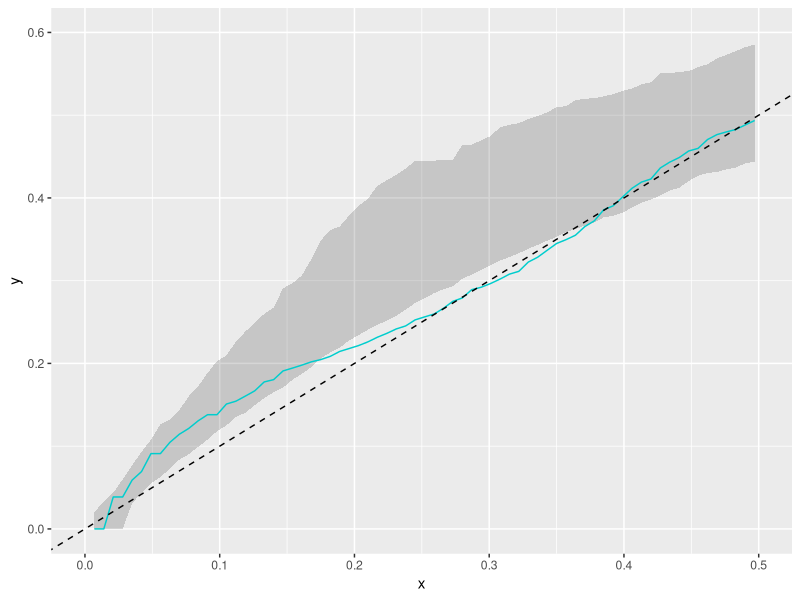
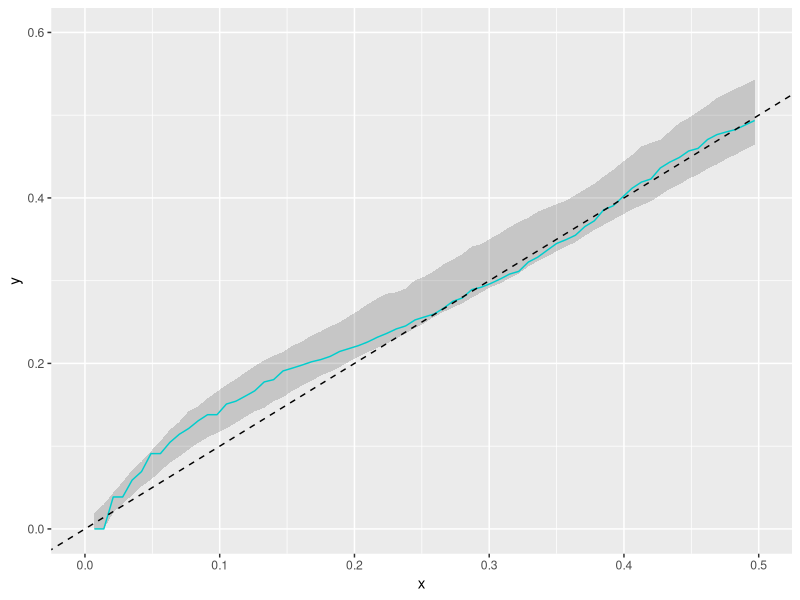
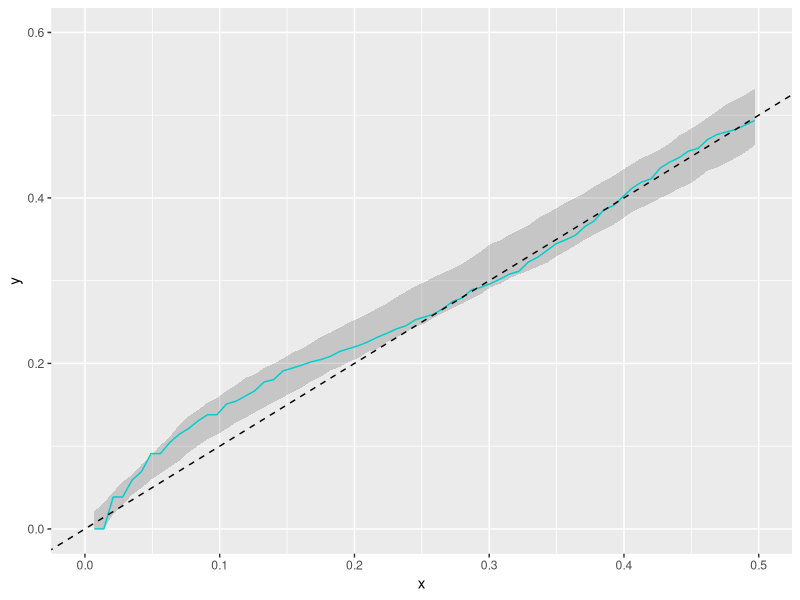
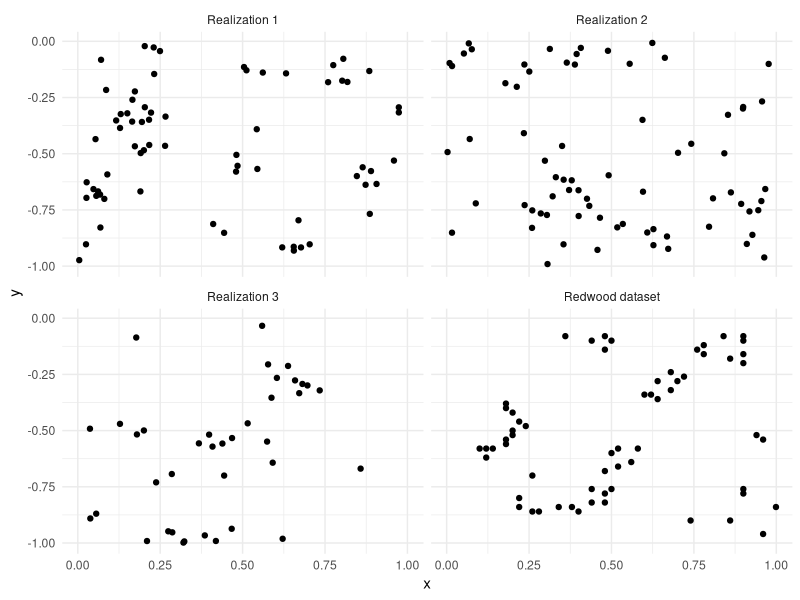

Source code (R) for these figures, in order:
# Project 2, 18.03.2022
# Problem 3 ----
library(spatial)
library(MASS)
library(tidyverse)
library(spatstat)

# Config
setwd('~/Fysmat/8 Semester V2022/RomStat/romstat/project2/')
figpath = './figures'
# getwd()

## Read,plot ----
redwood    <- ppinit("redwood.dat")
redwood.df <- data.frame(x = redwood$x, y = redwood$y)

# Plot

t1 = c(xl=1,xu=2)
redwood.plot = ggplot(redwood.df) + 
  geom_point(aes(x = x, y = y)) + 
  geom_rect(aes(xmin = 0, xmax = 1, ymin = -1, ymax = 0),
            alpha = 0, color = 1) + 
  theme_minimal()
# redwood.plot


## i) Empirical fit ----
"Make empirical fit"
sim.NS = function(lm, lc, sc, d = 0, w=c(xl=0, xu=1, yl=-1, yu=0)){
  result = matrix(NA, nrow=0, ncol=2)
  lme = lm*((w[2]-w[1]+2*d)*(w[4]-w[3]+2*d)) # intensity on extended window
  k=0
  km = rpois(1,lm)
  for (j in 1:km){
    xm = c(runif(1,w[1]-d,w[2]+d), runif(1,w[3]-d,w[4]+d)) # parent location
    # xm = c(runif(1,0-d,1+d), runif(1,-1-d,0+d)) # parent location
    kc = rpois(1,lc) # #children for this parent
    for (i in 1:kc) {
      xc = mvrnorm(mu = xm, Sigma = sc*diag(2))
      if (xc[1] > w[1] && xc[1] < w[2] && xc[2] > w[3] && xc[2] < w[4]){
        result = rbind(result, xc)
        k = k + kc # Total #points
      }
    }
  }
  return(result)
}


sim.NS.seq = function(lambda_m, lambda_c, sigma_c, N = 100, k=100, 
                      fs=0.7, d=0, w=c(xl=0, xu=1, yl=-1, yu=0)){
  L.mat = matrix(rep(NA, N*k), nrow = N)
  lambda_m_ext = lambda_m*((w[2]-w[1]+2*d)*(w[4]-w[3]+2*d))
  sim.plot = matrix(NA, nrow=0, ncol = 2)
  len = c()
  for (i in 1:N){
    x = sim.NS(lambda_m_ext, lambda_c, sigma_c, d, w)
    L = Kfn(list(x = x[,1], y = x[,2]), fs = fs, k = k)
    # Store to matrix
    L.mat[i, ] = L$y # all L-fn values
    if (i < 4){
      sim.plot = rbind(sim.plot,x)
      len = cbind(len, length(x[,2]))
    }
  }
  return(list(x = L$x, y = L.mat, sim.plot = sim.plot, len = len))
}


plot.pi = function(sim, L){
  upper <- apply(sim$y, 2,  quantile, probs = c(0.95))
  lower <- apply(sim$y, 2,  quantile, probs = c(0.05))
  
  gg.NS = ggplot(data = data.frame(l = lower, u = upper, x = sim$x)) + 
    geom_ribbon(aes(x = x, ymin = l, ymax = u), alpha = 0.2) +
    geom_line(data = L, aes(x, y), color="Cyan3") + 
    geom_abline(slope=1, intercept = 0, linetype=2) +
    xlim(0,0.5) + ylim(0,.6) +
    labs(color="Legend")
    theme_minimal()
  gg.NS
}


# lambda_m = 20, lambda_c = 3, sigma_c = 0.002
L.redwood <- Kfn(ppinit("redwood.dat"), fs = 0.7, k = 100)
L.redwood.df <- data.frame(x = L.redwood$x, y = L.redwood$y)

# Initial guess (6, 10, 0.01)
Nc = data.frame(n=c(5, 9, 8, 13, 19, 6)) # Points per cluster
lambda_m = 6
lambda_c = mean(Nc$n) # Daughter intensity
sigma_c = 0.01 # simply guessed

set.seed(321)
redwood.ns1 = sim.NS.seq(lambda_m,lambda_c, sigma_c)
ns.p1 = plot.pi(redwood.ns1, L.redwood.df)

## ii) Improved fit ----
# second guess with kppm thomas process
thomasFit = kppm(as.ppp(redwood), clusters = "Thomas")
lambda_m = thomasFit$par[1]
lambda_c = thomasFit$mu
sigma_c = thomasFit$par[2]

c(lambda_m = lambda_m, lambda_c = lambda_c, sigma_c)

set.seed(321)
redwood.ns2 = sim.NS.seq(lambda_m,lambda_c, sigma_c)
ns.p2 = plot.pi(redwood.ns2, L.redwood.df)
ns2.u <- apply(redwood.ns2$y, 2,  quantile, probs = c(0.95))
ns2.l <- apply(redwood.ns2$y, 2,  quantile, probs = c(0.05))

# Third guess with extended window

set.seed(321)
redwood.ns3 = sim.NS.seq(lambda_m,lambda_c, sigma_c, d=0.5)
ns.p3 = plot.pi(redwood.ns3, L.redwood.df)
ns3.u <- apply(redwood.ns3$y, 2,  quantile, probs = c(0.95))
ns3.l <- apply(redwood.ns3$y, 2,  quantile, probs = c(0.05))

t=  (sum(ns3.u - ns3.l)/sum(ns2.u- ns2.l))
(1-t)*sum(ns2.u- ns2.l)
sum(ns2.u- ns2.l) - sum(ns3.u - ns3.l)
# show plots
ns.p1
ns.p2
ns.p3

## iii) Display realizations ----
x = redwood.df$x
y = redwood.df$y
n = length(x)
n1 = (redwood.ns3$len[1])
n2 = (redwood.ns3$len[2])
n3 = (redwood.ns3$len[3])


plot.df <- data.frame(x = c(x, redwood.ns3$sim.plot[,1]), 
                      y = c(y, redwood.ns3$sim.plot[,2]), 
                      idx = c(rep("Redwood dataset", n),
                              rep("Realization 1", n1),
                              rep("Realization 2", n2),
                              rep("Realization 3", n3)
                              ))


ns.realizations = ggplot(plot.df) + 
  geom_point(aes(x = x, y = y)) + 
  facet_wrap(~idx, nrow = 2) + 
  theme_minimal()
ns.realizations

## saveFigs ----
# ggsave("3_NSinit.pdf", plot = ns.p1, path = figpath, width=4, height = 4)
# ggsave("3_NSkppm.pdf", plot = ns.p2, path = figpath, width=4, height = 4)
# ggsave("3_NSext.pdf", plot = ns.p3, path = figpath, width=4, height = 4)
# ggsave("3_NSrealizations.pdf", plot = ns.realizations, path = figpath, 
#        width = 7, height = 7)
